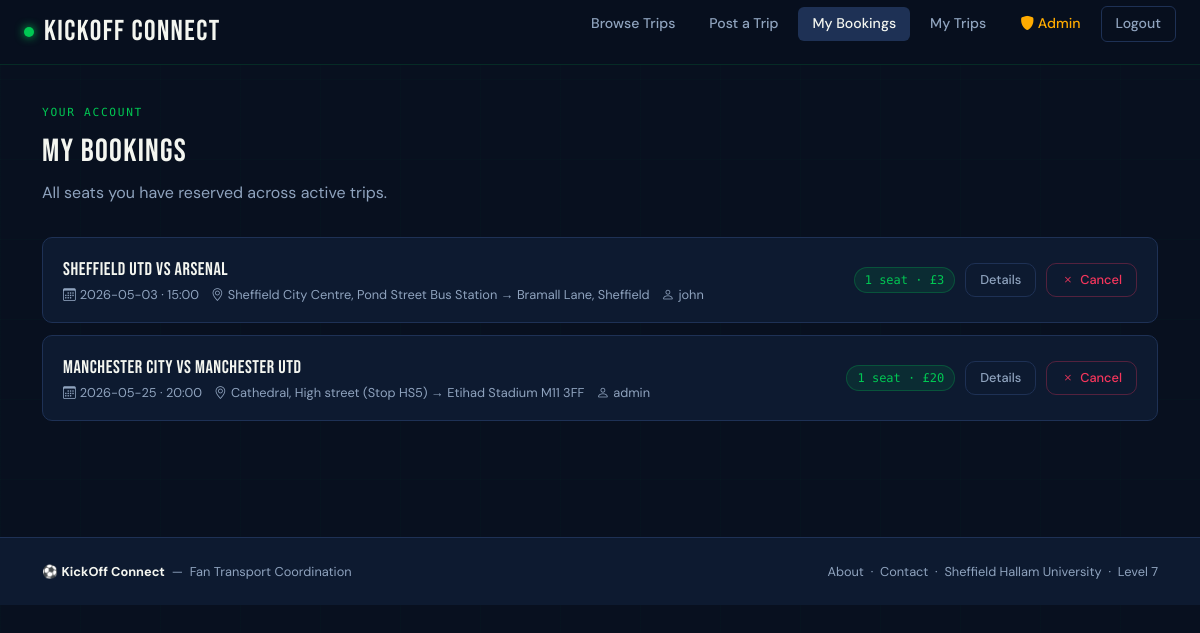
The app's page /bookings/ (signed in), older data.
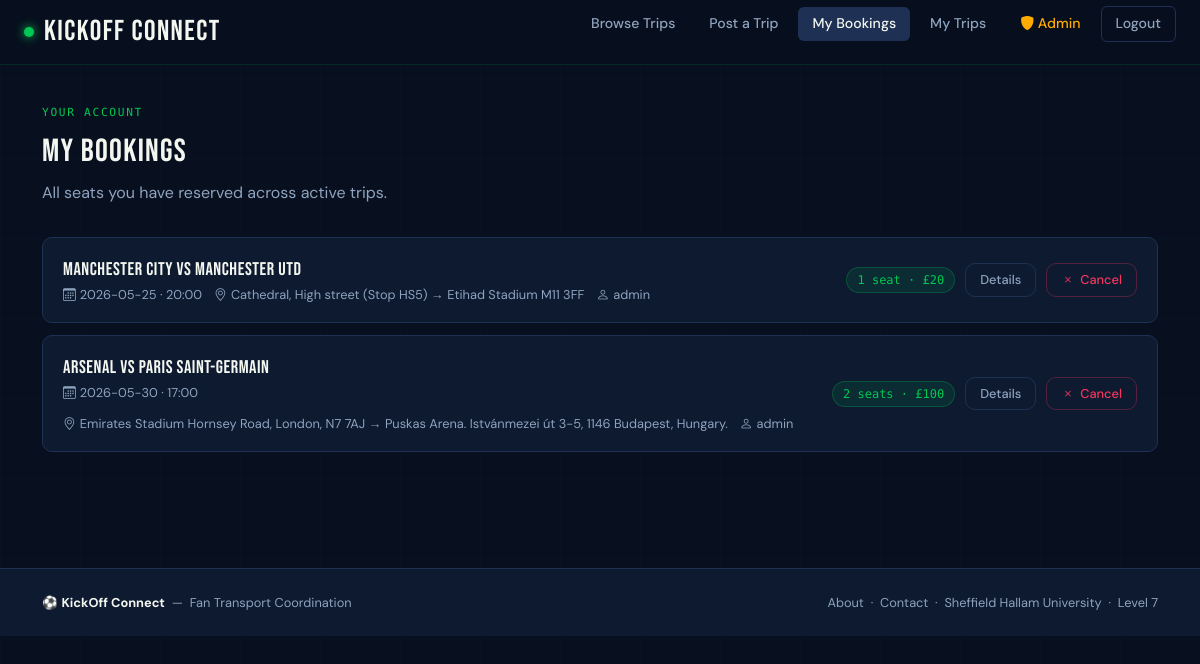
The same page, newer data.
### tables this page shows
CREATE TABLE bookings (
            id INTEGER PRIMARY KEY AUTOINCREMENT,
            user_id INTEGER NOT NULL,
            trip_id INTEGER NOT NULL,
            seats INTEGER NOT NULL,
            created TIMESTAMP DEFAULT CURRENT_TIMESTAMP,
            FOREIGN KEY (user_id) REFERENCES users(id),
            FOREIGN KEY (trip_id) REFERENCES trips(id)
        );

CREATE TABLE trips (
            id INTEGER PRIMARY KEY AUTOINCREMENT,
            user INTEGER NOT NULL,
            match_title TEXT NOT NULL,
            competition TEXT,
            match_date TEXT,
            "kick-off_time" TEXT,
            departure_point TEXT,
            departure_time TEXT,
            destination TEXT,
            total_seats INTEGER NOT NULL,
            price REAL NOT NULL,
            notes TEXT,
            poster TEXT,
            created TIMESTAMP DEFAULT CURRENT_TIMESTAMP,
            FOREIGN KEY (user) REFERENCES users(id)
        );

### app.py (the view)
@app.route('/bookings/')
def myBookings():
    user_id = session.get('user_id')
    if user_id is None:
        flash(category='warning', message='You must be logged in to view your bookings.')
        return redirect(url_for('login'))
    booking_list = get_bookings_by_user(user_id)
    return render_template('bookings.html', title="My Bookings", bookings=booking_list)

### app.py (called while the page is built)
@app.context_processor
def inject_csrf_token():
    return dict(csrf_token=generate_csrf())

@app.context_processor
def inject_site_name():
    return dict(siteName=siteName)

@app.template_filter()
def get_username(user_id):
    user = get_user_by_id(user_id)
    return user['username'] if user else 'Unknown'

### db/db.py (called while the page is built)
def get_db():
    conn = sqlite3.connect(DATABASE)
    conn.row_factory = sqlite3.Row
    return conn

def get_user_by_id(user_id):
    conn = get_db()
    cur = conn.cursor()
    cur.execute('SELECT * FROM users WHERE id = ?', (user_id,))
    user = cur.fetchone()
    conn.close()
    return user

def get_bookings_by_user(user_id):
    conn = get_db()
    cur = conn.cursor()
    cur.execute('''
        SELECT b.id, b.seats, b.created,
               t.id AS trip_id, t.match_title, t.competition, t.match_date,
               t."kick-off_time", t.departure_point, t.destination, t.price, t.user AS organiser
        FROM bookings b
        JOIN trips t ON b.trip_id = t.id
        WHERE b.user_id = ?
        ORDER BY t.match_date ASC
    ''', (user_id,))
    bookings = cur.fetchall()
    conn.close()
    return bookings

### templates/bookings.html (shortened to what this page needs)
{% extends "base.html" %}
{% block content %}
<div class="kc-section">
  <div class="container">
    <div class="section-label">Your Account</div>
    <div class="section-title">My Bookings</div>
    <p style="color:var(--fog);margin-bottom:2rem;">All seats you have reserved across active trips.</p>
    {% if bookings %}
      {% for booking in bookings %}
        <div class="booking-row">
          <div>
            <a href="{{ url_for('trip', id=booking['trip_id']) }}" style="text-decoration:none;">
              <div class="booking-row-match">{{ booking['match_title'] }}</div>
            </a>
            <div class="booking-row-meta">
              <span><i class="bi bi-calendar3"></i> {{ booking['match_date'] }} &middot; {{ booking['kick-off_time'] }}</span>
              <span><i class="bi bi-geo-alt"></i> {{ booking['departure_point'] }} &rarr; {{ booking['destination'] }}</span>
              <span><i class="bi bi-person"></i> {{ booking['organiser'] | get_username }}</span>
            </div>
          </div>
          <div style="display:flex;align-items:center;gap:10px;flex-shrink:0;">
            <span class="seats-chip">{{ booking['seats'] }} seat{{ 's' if booking['seats'] != 1 }} &middot; £{{ "%.0f"|format(booking['seats'] * booking['price']) }}</span>
            <a href="{{ url_for('trip', id=booking['trip_id']) }}" class="btn-kc-outline" style="font-size:0.8rem;padding:6px 14px;">Details</a>
            <form method="post" action="{{ url_for('cancel', id=booking['id']) }}"
                  onsubmit="return confirm('Cancel this booking?');">
              <button type="submit" class="btn-kc-danger" style="font-size:0.8rem;padding:6px 14px;">
                <i class="bi bi-x"></i> Cancel
              </button>
            </form>
          </div>
        </div>
      {% endfor %}
    {% else %}
      <div class="empty-state">
        <i class="bi bi-ticket-perforated"></i>
        <p>You haven't booked any trips yet.</p>
        <a href="{{ url_for('trips') }}" class="btn-kc btn-kc-lg mt-3">Browse Trips</a>
      </div>
    {% endif %}
  </div>
</div>
{% endblock %}

Row changes from the older to the newer data that the page shows:
removed bookings: match_title "Sheffield Utd vs Arsenal", match_date "2026-05-03", booking "15:00", departure_point "Sheffield City Centre, Pond Street Bus Station", destination "Bramall Lane, Sheffield", organiser|get_username "john", seats "1", booking['seats']*booking['price'] "3"
added bookings: match_title "Arsenal Vs Paris Saint-Germain", match_date "2026-05-30", booking "17:00", departure_point "Emirates Stadium Hornsey Road, London, N7 7AJ", destination "Puskas Arena. Istvánmezei út 3-5, 1146 Budapest, Hungary.", organiser|get_username "admin", seats "2", seats "s", booking['seats']*booking['price'] "100"
